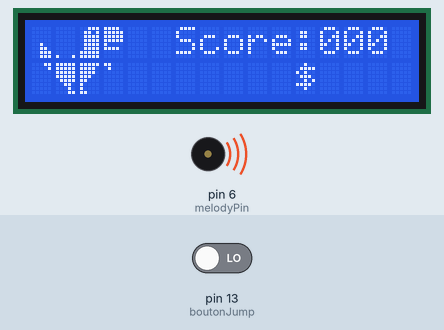
This sketch was run on a simulated Arduino Uno, built with avr-gcc and run on an emulated ATmega328P. Parts: 16×2 character LCD, buzzer (waves = sounding). Inputs (shaded band) come from the test bench; at power-on: pin 13 (boutonJump) LOW. Random numbers use the default seed unless the sketch sets one.

Above: at 16.39 s.
16.4 s: pin 13 (boutonJump) driven HIGH
At 16.67 s:
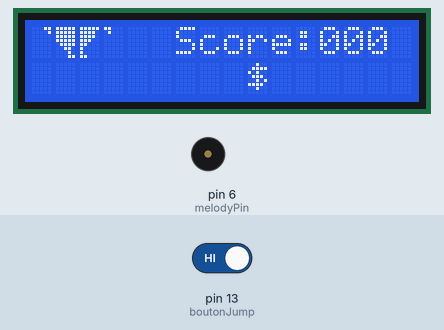
18.3 s: pin 13 (boutonJump) driven LOW
At 19.4 s:
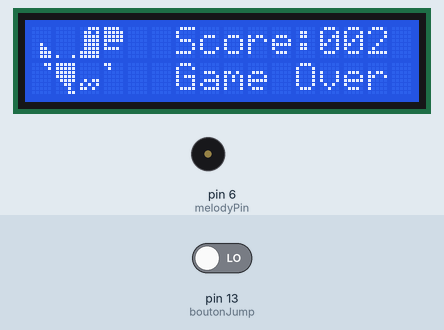
20.0 s: pin 13 (boutonJump) driven HIGH
At 20.6 s:
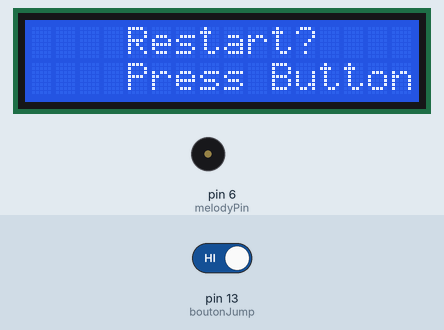
23.0 s: pin 13 (boutonJump) driven LOW
At 25.2 s:
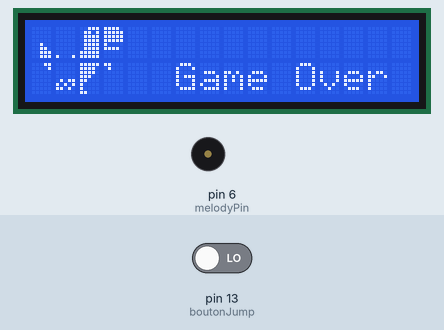
27.9 s: pin 13 (boutonJump) driven HIGH
At 30.5 s:
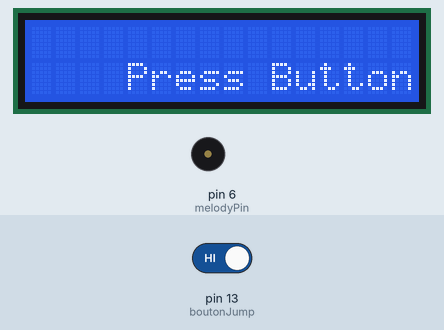
30.9 s: pin 13 (boutonJump) driven LOW
At 33.5 s:
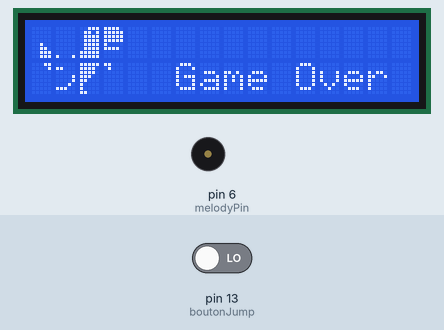
Timing chart, 0 to 36.6 s (numbered marks = the images above; inputs shaded):
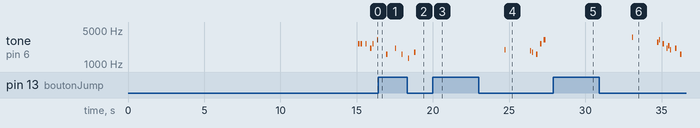

The sketch:

c__1___1.ino
```cpp
#define facilite 50
#define nbDeCasesASauter 3
#define limiteGauche 1
#define limiteDroite 2
#define nombreNote 38
#define longueurNote 2
#define bas 0
#define haut 1
#define boutonJump 13
#define speaker 6
#define RESET 7

//'마리오' 멜로디와 템포
#define NOTE_B0  31
#define NOTE_C1  33
#define NOTE_CS1 35
#define NOTE_D1  37
#define NOTE_DS1 39
#define NOTE_E1  41
#define NOTE_F1  44
#define NOTE_FS1 46
#define NOTE_G1  49
#define NOTE_GS1 52
#define NOTE_A1  55
#define NOTE_AS1 58
#define NOTE_B1  62
#define NOTE_C2  65
#define NOTE_CS2 69
#define NOTE_D2  73
#define NOTE_DS2 78
#define NOTE_E2  82
#define NOTE_F2  87
#define NOTE_FS2 93
#define NOTE_G2  98
#define NOTE_GS2 104
#define NOTE_A2  110
#define NOTE_AS2 117
#define NOTE_B2  123
#define NOTE_C3  131
#define NOTE_CS3 139
#define NOTE_D3  147
#define NOTE_DS3 156
#define NOTE_E3  165
#define NOTE_F3  175
#define NOTE_FS3 185
#define NOTE_G3  196
#define NOTE_GS3 208
#define NOTE_A3  220
#define NOTE_AS3 233
#define NOTE_B3  247
#define NOTE_C4  262
#define NOTE_CS4 277
#define NOTE_D4  294
#define NOTE_DS4 311
#define NOTE_E4  330
#define NOTE_F4  349
#define NOTE_FS4 370
#define NOTE_G4  392
#define NOTE_GS4 415
#define NOTE_A4  440
#define NOTE_AS4 466
#define NOTE_B4  494
#define NOTE_C5  523
#define NOTE_CS5 554
#define NOTE_D5  587
#define NOTE_DS5 622
#define NOTE_E5  659
#define NOTE_F5  698
#define NOTE_FS5 740
#define NOTE_G5  784
#define NOTE_GS5 831
#define NOTE_A5  880
#define NOTE_AS5 932
#define NOTE_B5  988
#define NOTE_C6  1047
#define NOTE_CS6 1109
#define NOTE_D6  1175
#define NOTE_DS6 1245
#define NOTE_E6  1319
#define NOTE_F6  1397
#define NOTE_FS6 1480
#define NOTE_G6  1568
#define NOTE_GS6 1661
#define NOTE_A6  1760
#define NOTE_AS6 1865
#define NOTE_B6  1976
#define NOTE_C7  2093
#define NOTE_CS7 2217
#define NOTE_D7  2349
#define NOTE_DS7 2489
#define NOTE_E7  2637
#define NOTE_F7  2794
#define NOTE_FS7 2960
#define NOTE_G7  3136
#define NOTE_GS7 3322
#define NOTE_A7  3520
#define NOTE_AS7 3729
#define NOTE_B7  3951
#define NOTE_C8  4186
#define NOTE_CS8 4435
#define NOTE_D8  4699
#define NOTE_DS8 4978
#define melodyPin 6

unsigned long prevPlayTime = 0;
unsigned long playDuration = 0;
int currentMelody = 0;
int melodySize = 75;
int melody[] = {
  NOTE_E7, NOTE_E7, 0, NOTE_E7,
  0, NOTE_C7, NOTE_E7, 0,
  NOTE_G7, 0, 0,  0,
  NOTE_G6, 0, 0, 0,

  NOTE_C7, 0, 0, NOTE_G6,
  0, 0, NOTE_E6, 0,
  0, NOTE_A6, 0, NOTE_B6,
  0, NOTE_AS6, NOTE_A6, 0,

  NOTE_G6, NOTE_E7, NOTE_G7,
  NOTE_A7, 0, NOTE_F7, NOTE_G7,
  0, NOTE_E7, 0, NOTE_C7,
  NOTE_D7, NOTE_B6, 0, 0,

  NOTE_C7, 0, 0, NOTE_G6,
  0, 0, NOTE_E6, 0,
  0, NOTE_A6, 0, NOTE_B6,
  0, NOTE_AS6, NOTE_A6, 0,

  NOTE_G6, NOTE_E7, NOTE_G7,
  NOTE_A7, 0, NOTE_F7, NOTE_G7,
  0, NOTE_E7, 0, NOTE_C7,
  NOTE_D7, NOTE_B6, 0, 0
};

//Mario main them tempo
int tempo[] = {
  12, 12, 12, 12,
  12, 12, 12, 12,
  12, 12, 12, 12,
  12, 12, 12, 12,

  12, 12, 12, 12,
  12, 12, 12, 12,
  12, 12, 12, 12,
  12, 12, 12, 12,

  9, 9, 9,
  12, 12, 12, 12,
  12, 12, 12, 12,
  12, 12, 12, 12,

  12, 12, 12, 12,
  12, 12, 12, 12,
  12, 12, 12, 12,
  12, 12, 12, 12,

  9, 9, 9,
  12, 12, 12, 12,
  12, 12, 12, 12,
  12, 12, 12, 12,
};
//마리오 멜로디 재생
void sing() {
    if(millis() < prevPlayTime + playDuration) {
        return;
    }
    noTone(8);
    if(currentMelody >= melodySize)
        currentMelody = 0;
    int noteDuration = 1000/tempo[currentMelody];
    tone(melodyPin, melody[currentMelody], noteDuration);
    prevPlayTime = millis();
    playDuration = noteDuration * 1.30;
    buzz(melodyPin, 0, noteDuration);
    currentMelody++;
}

//게임코드
#include <LiquidCrystal.h>
LiquidCrystal lcd(12, 11, 5, 4, 3, 2);

void setup(){
  pinMode(melodyPin, OUTPUT); //부저에서 멜로디 재생
  pinMode(8, OUTPUT);        //LED출력

  Serial.begin(38400);
  pinMode(boutonJump,INPUT); // 버튼 = 점프
  lcd.begin(16,2);
  randomSeed(analogRead(0));
  for(int i=0;i<2;i++){
    lcd.setCursor(0,0);
    lcd.print("1 TEAM");
    lcd.setCursor(0,1);
    lcd.print("Runningman Game");
    delay(1000);
    lcd.clear(); //화면 초기설정(초기화)
    delay(200);
    if(digitalRead(boutonJump))
      break;
  }

  for(int i=0;i<3;i++){
    lcd.setCursor(0,0);
    lcd.print("Press to button ");
    lcd.setCursor(0,1);
    lcd.print("     To Jump    ");
    delay(500);
    lcd.clear();
    delay(200);
    if(digitalRead(boutonJump))
      break;
  }

  lcd.setCursor(12,0);
  lcd.print("Member: Gyeong Hwa");
  lcd.setCursor(16,1);
  lcd.print("Dong Yeong, Dong Jun");

  //게임오버시 계속진행하지않고 break
  for (int positionCounter = 0; positionCounter < nombreNote; positionCounter++) {
    lcd.scrollDisplayLeft();
    delay(250);
    if(digitalRead(boutonJump))
      break;
  }
  CGRAM(); // 공룡출력
  lcd.clear();
  delay(1000);
  afficheScore(0); //점수 0부터 표시
}

void loop(){
  sing(); //위에 작성한 sing이 끝나도 처음부터 반복
  bool positionPerso;
  //장애물1,2,3(3은 점수+1,$)
  int positionCible1;
  int positionCible2;
  int positionCoin;
  static bool memoBouton=0;
  static byte longueurSaut=0;
  static unsigned int boucle=0;
  static unsigned int score=0;

  acceleration();
  if(memoBouton==0){
    memoBouton=digitalRead(boutonJump);
  }
  if(memoBouton && longueurSaut<=nbDeCasesASauter){
    positionPerso=haut;
    longueurSaut=longueurSaut+1;
  }
  else{
    positionPerso=bas;
    longueurSaut=0;
    memoBouton=0;
  }
  affichePersonnage(0,positionPerso);
  acceleration();
  if(memoBouton==0){
    memoBouton=digitalRead(boutonJump);
  }
//장애물
  positionCible1=cible1(positionPerso); // 선인장1
  positionCible2=cible2(positionPerso); // 선인장2
  positionCoin=coin(positionPerso); // +1동전($)

  if(positionPerso==bas && ((positionCoin<=limiteDroite && positionCoin>=limiteGauche) )){
    score = score+1;
    afficheScore(score);
  }//점수 저장

  if (positionPerso==bas && ((positionCible1<=limiteDroite && positionCible1>=limiteGauche) || (positionCible2<=limiteDroite && positionCible2>=limiteGauche))){
    gameOver();
  }//충돌하면 게임오버

  if(memoBouton && ((positionCible1<=(limiteGauche+1) && positionCible1>=limiteGauche) || (positionCible2<(limiteGauche+1) && positionCible2>=limiteGauche) )){
    score=score+1;
    afficheScore(score);// 점수표시
  }//장애물 지나면 점수추가

  acceleration();
  if(memoBouton==0){
    memoBouton=digitalRead(boutonJump);
  }
  boucle=boucle+1;
}
//공룡 이미지
void CGRAM(void){
  byte pictogramme0[8] = {
    0,   0,   0,   0,   4,   6,   7,   7
  };
  byte pictogramme1[8] = {
    0,   0,   0,   0,   0,   0,   0,   17
  };
  byte pictogramme2[8] = {
    7,   13,   15,   15,   15,   15,   31,   31
  };
  byte pictogramme3[8] = {
    30,   31,   31,   31,   16,   30,   0,   0
  };
  byte pictogramme4[8] = {
    3,   1,   0,   0,   0,   0,   0,   0
  };
  byte pictogramme5[8] = {
    31,   31,   31,   31,   15,   6,   2,   3
  };
  byte pictogramme6[8] = {
    31,   30,   30,   28,   24,   16,   16,   24
  };
  byte pictogramme7[8] = {
    24,   8,   0,   0,   0,   0,   0,   0
  };
  lcd.createChar(0, pictogramme0);
  lcd.createChar(1, pictogramme1);
  lcd.createChar(2, pictogramme2);
  lcd.createChar(3, pictogramme3);
  lcd.createChar(4, pictogramme4);
  lcd.createChar(5, pictogramme5);
  lcd.createChar(6, pictogramme6);
  lcd.createChar(7, pictogramme7);
}
//공룡 이미지
void affichePersonnage(byte x,bool y){
  if(y==bas){
    lcd.setCursor(x,0);
    lcd.write((unsigned char)0);
    lcd.write(1);
    lcd.write(2);
    lcd.write(3);
    lcd.setCursor(x,1);
    lcd.write(4);
    lcd.write(5);
    lcd.write(6);
    lcd.write(7);
  }
  else{
    lcd.setCursor(x,1);
    lcd.print(" ");
    lcd.print(" ");
    lcd.print(" ");
    lcd.print(" ");
    lcd.setCursor(x,0);
    lcd.write(4);
    lcd.write(5);
    lcd.write(6);
    lcd.write(7);
  }
}
//장애물 조정
int cible1(bool PersoHaut){
  static int x=random(15,25);
  lcd.setCursor(x,1);
  if(x>3){
    lcd.print(" ");
  }
  else if(x<=3 && !PersoHaut){
    lcd.write((unsigned char)x+4);
  }
  if(x>=0){
    x=x-1;
    lcd.setCursor(x,1);
    lcd.write(221); //lcd.write(아스키코드)
  }
  else{
    x=random(15,20); //등장위치
  }
  return x;
}

int cible2(bool PersoHaut){
  static int x=random(20,30);
  lcd.setCursor(x,1);
  if(x>3){
    lcd.print(" ");
  }
  else if(x<=3 && !PersoHaut){
    lcd.write((unsigned char)x+4);
  }
  if(x>=0){
    x=x-1;
    lcd.setCursor(x,1);
    lcd.write(243);
  }
  else{
    x=random(25,30); //등장위치
  }
  return x;
}

//새로추가
//$, 1점추가
int coin(bool PersoHaut){
  static int x=random(15,20);
  lcd.setCursor(x,1);
  if(x>3){
    lcd.print(" ");
  }
  else if(x<=3 && !PersoHaut){
    lcd.write((unsigned char)x+4);
  }
  if(x>=0){
    x=x-1;
    lcd.setCursor(x,1);
    lcd.write(36);  //36 = $
  }
  else{
    x=random(20,25);
  }
  return x;
}

//점수관련
void afficheScore(int score){
  lcd.setCursor(6,0);
  lcd.print("Score:");
//3자리 점수표현 (예시 : 007)
  if(score<10){
    lcd.print("00");
  }
  else if(score<100){
    lcd.print("0");
  }
  lcd.print(score);
}

//게임오버후 꾹 눌렀을 때(대기화면)
void nouvellePartie(void)
{
  for(int i=0;i<3;i++){
    lcd.clear();
    lcd.setCursor(0,0),
    lcd.print("    Restart?    ");
    lcd.setCursor(0,1),
    lcd.print("    Press Button    ");
    delay(500);
    lcd.clear();
    delay(200);
  }
//재시작과 초기화
  pinMode(RESET, OUTPUT);
  digitalWrite(RESET, LOW);
}

//게임오버 반응
void gameOver(void){

  lcd.setCursor(4,1);
  lcd.print("  Game Over "); //게임오버 출력
  delay(500);
  if(digitalRead(boutonJump)){
    nouvellePartie();
  }
  lcd.setCursor(4,1);
  lcd.print("            "); //게임오버시 깜빡임
  delay(200);
  if(digitalRead(boutonJump)){
    nouvellePartie();
  }
  lcd.setCursor(4,1);
  lcd.print("Press Button"); //버튼을 꾹 누르면 재시작화면
  delay(500);             //1초정도?
  if(digitalRead(boutonJump)){
    nouvellePartie();
  }
  lcd.setCursor(4,1);
  lcd.print("            ");
  delay(200);
  if(digitalRead(boutonJump)){
    nouvellePartie();
  }
}

void acceleration(void){
  static unsigned int variation=10;
  static unsigned int vitesse=0;
  if(variation==0){
    if(vitesse<facilite){
      vitesse=vitesse+1;
    }
    variation=10;
  }
  delay((facilite-vitesse)+1);
  variation=variation-1;
}

void buzz(int targetPin, long frequency, long length) {
  digitalWrite(8, HIGH);
  long delayValue = 1000000 / frequency / 2;
  long numCycles = frequency * length / 1000;
  for (long i = 0; i < numCycles; i++) {
    digitalWrite(targetPin, HIGH);
    delayMicroseconds(delayValue);
    digitalWrite(targetPin, LOW);
    delayMicroseconds(delayValue);
  }
  digitalWrite(8, LOW);
}

long mesureIntervalleDeTemps(){
  static long lastMillis=0;
  long now = millis();
  long intervalle= now-lastMillis;
  lastMillis = now;
  return intervalle;
}
```

Measured:
- by itself, tone on pin 6 (melodyPin): plays 3520 Hz for 0.08 s, 2794 Hz for 0.08 s, 3136 Hz for 0.08 s, 2637 Hz for 0.08 s, 2093 Hz for 0.08 s, 2349 Hz for 0.08 s … (9 notes in this stretch)
- what the display in image 2 shows lasts 0.5 s, from 19.0 s to 19.5 s
